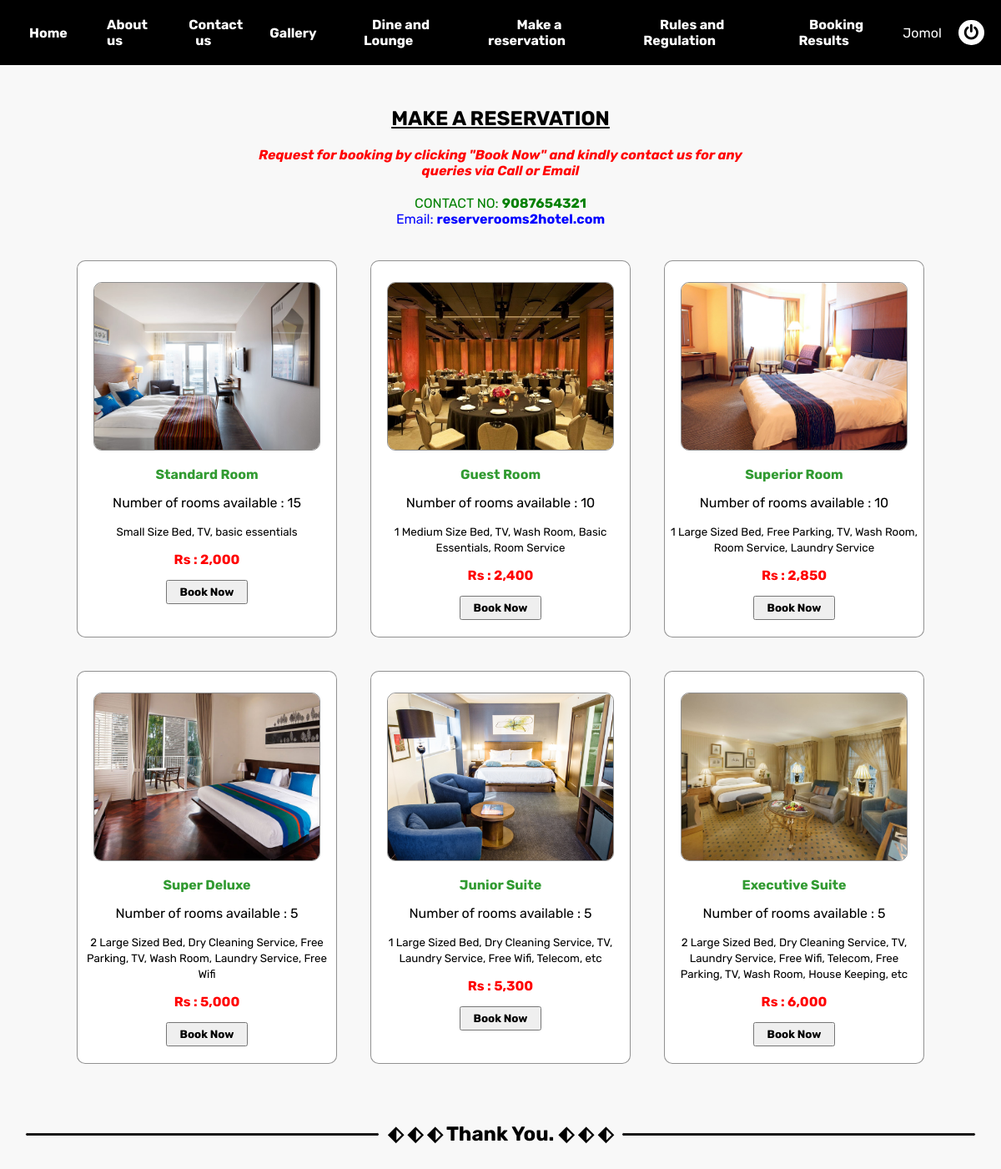
Screenshot of /pages/reservation.php (signed in) with the database file from the repository.
### tables this page shows
CREATE TABLE `room_category` (
  `room_id` int(50) NOT NULL,
  `room_cat_type` varchar(500) NOT NULL,
  `room_cat_feature` varchar(500) NOT NULL,
  `room_cat_rate` varchar(500) NOT NULL,
  `room_count` int(50) NOT NULL,
  `room_cat_img` varchar(100) NOT NULL
);

### pages/reservation.php (the view, shortened to what this page needs)
<?php
	include 'connection.php';
    function roomBookFun($room_id){
        $uid= isset($_SESSION['user_id']) ? $_SESSION['user_id'] : "null";
        if($uid!="null" && $uid!=null){
            echo "document.getElementById('book_dialog_form_container').style.display='block'";
        }
        else{
            echo "
                alert('User not logged in !! Please login to make the Book Request !');
                window.location.href='login.php';
            ";
        }
    }
?>
<!DOCTYPE html>
<html id="reservation_html">
	<head>
        <link rel="stylesheet" href="https://cdnjs.cloudflare.com/ajax/libs/font-awesome/4.7.0/css/font-awesome.min.css">
        <link rel="stylesheet" href="../css/reservation_css.css"/>
	</head>
	<body>
        <?php include'navbar.php'; ?>
		<div id="reservation_main_container" style="overflow:auto">
			<center style="padding-top: 50px;">
				<h2 style="text-decoration: underline;">MAKE A RESERVATION</h2>
				<marquee id="reserve_des_txt"><b><i>Request for booking by clicking "Book Now" and kindly contact us for any queries via Call or Email</i></b></marquee>
				<p style="color:green">CONTACT NO: <b>9087654321</b></p>
				<p style="color:blue">Email: <b>reserverooms2hotel.com</b></p>
			</center>
			<div id="reserve_hostel_details">
                <?php
                     $room_cat_res= mysqli_query($conn,"SELECT * FROM room_category");
                        while($row=mysqli_fetch_array($room_cat_res)){
                            $room_cat_type= $row['room_cat_type'];
                            $room_cat_feature= $row['room_cat_feature'];
                            $room_cat_rate= $row['room_cat_rate'];
                            $room_count= $row['room_count'];
                            $room_cat_img= $row['room_cat_img'];
                            echo '
                                <div style="width: 300px">
                                    <img src = "'.$room_cat_img.'"/>
                                    <h4 style = "color:rgba(50, 155, 50, 1);">'.$room_cat_type.'</h4>
                                    <p>Number of rooms available : '.$room_count.'</p>
                                    <p><small>'.$room_cat_feature.'</small></p>
                                    <p><b style = "color:red;">Rs : '.$room_cat_rate.'</b></p>
                            ';
                ?>
                                <button id="room_cat_book_btn" onclick="<?php roomBookFun($row['room_id']) ?>">Book Now</button>
                            </div>
                <?php   } ?>
			</div>
			<div id="reserve_end_div">
				<hr>
				<h2 style="text-align: center; margin: 0px 10px;">&#x2B16; &#x2B16; &#x2B16; Thank You. &#x2B16; &#x2B16; &#x2B16;</h2>
				<hr>
			</div>
		</div>
	</body>
</html>

### css/reservation_css.css (style rules this page uses)
* { font-family: 'Rubik'; list-style: none; text-decoration: none; margin: 0; padding: 0; }
html { overflow: hidden; }
body { background-color: rgb(248, 248, 248); }
#reservation_main_container { position: absolute; height: 90.1%; overflow: auto; }
#reserve_hostel_details { display: flex; flex-direction: row; flex-wrap: wrap; justify-content: center; margin-top: 20px; }
#reserve_hostel_details * { text-align: center; }
#reserve_hostel_details div { border: 1px solid rgba(0, 0, 0, 0.432); border-radius: 10px; padding: 5px; margin: 20px; justify-content: center; background-color: #fff; }
#reserve_hostel_details div * { margin-top: 15px; }
#reserve_hostel_details * img { width: 90%; height: 200px; border-radius: 10px; object-fit: cover; margin-top: 20px; border: 1px solid rgba(0, 0, 0, 0.438); }
#reserve_des_txt { color:red; width: 50%; margin: 20px 0px; }
#reserve_end_div { display: flex; flex-direction: row; flex-wrap: nowrap; text-align: center; align-items: center; margin: 50px 30px; }
#reserve_end_div hr { height: 3px; flex: 1; background-color: rgb(24, 22, 22); border-radius: 10px; border: 1px solid #fff; }
#room_cat_book_btn { padding: 5px 15px; margin: 15px 0px; font-weight: bold; }

### css/nav_bar_css.css (style rules this page uses)
* { font-family: 'Rubik'; list-style: none; text-decoration: none; }

### rows the page displays
room_category: room_cat_img (picture), room_cat_type "Standard Room", room_count "15", room_cat_feature "Small Size Bed, TV, basic essentials", room_cat_rate "2,000"
room_category: room_cat_img (picture), room_cat_type "Guest Room", room_count "10", room_cat_feature "1 Medium Size Bed, TV, Wash Room, Basic Essentials, Room Service", room_cat_rate "2,400"
room_category: room_cat_img (picture), room_cat_type "Superior Room", room_count "10", room_cat_feature "1 Large Sized Bed, Free Parking, TV, Wash Room, Room Service, Laundry Service", room_cat_rate "2,850"
room_category: room_cat_img (picture), room_cat_type "Super Deluxe", room_count "5", room_cat_feature "2 Large Sized Bed, Dry Cleaning Service, Free Parking, TV, Wash Room, Laundry Service, Free Wifi", room_cat_rate "5,000"
room_category: room_cat_img (picture), room_cat_type "Junior Suite", room_count "5", room_cat_feature "1 Large Sized Bed, Dry Cleaning Service, TV, Laundry Service, Free Wifi, Telecom, etc", room_cat_rate "5,300"
room_category: room_cat_img (picture), room_cat_type "Executive Suite", room_count "5", room_cat_feature "2 Large Sized Bed, Dry Cleaning Service, TV, Laundry Service, Free Wifi, Telecom, Free Parking, TV, Wash Room, House Keeping, etc", room_cat_rate "6,000"

### other values shown
$_SESSION['user_fullname'] "Jomol"
